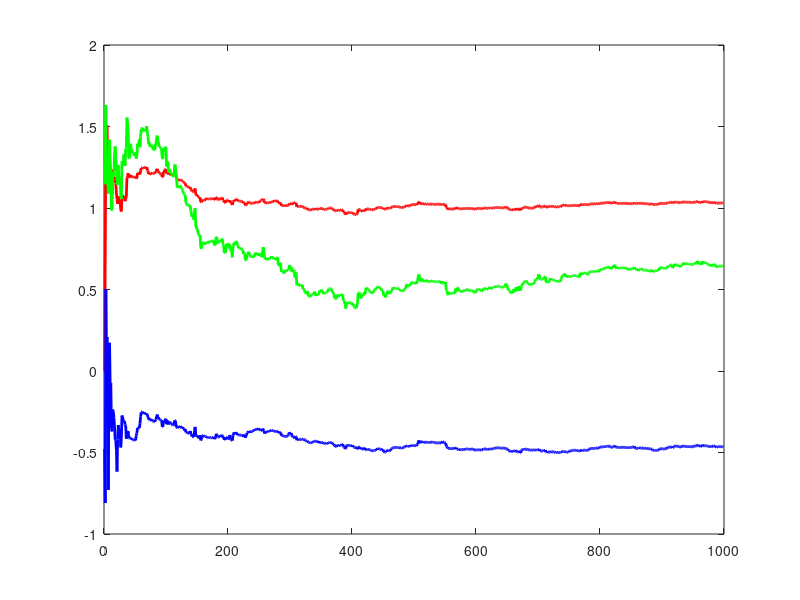

Write MATLAB code to recreate this figure. (Note: this script raises an error after producing the figure.)
% Parameters
N = 1000;
sigma2 = 0.5;

a_desired = 1; 
b_desired = 0.5;
c_desired = -0.5;

u = ones(N, 1);
y = zeros(N, 1);
E = load("e.mat");
e = E(1).e;

for t = 2:N
    u(t) = -0.32 * y(t-1);
    y(t) = -a_desired * y(t-1) + b_desired * u(t-1) + c_desired * e(t-1) + e(t);
end

theta_hat = zeros(3, 1); % [a, b, c]
P = 100 * eye(3);
phi = zeros(3, 1);

theta_store = zeros(3, N);
for t = 2:N
    phi = [-y(t-1); u(t-1); e(t-1)];
    epsilon = y(t) - phi' * theta_hat;
    K = P * phi / (phi' * P * phi + sigma2);
    theta_hat = theta_hat + K * epsilon;
    P = P - K * phi' * P;
    theta_store(:, t) = theta_hat;
end

figure;
plot(theta_store(1, 2:N), 'r', 'LineWidth', 2);
hold on;
plot(theta_store(2, 2:N), 'g', 'LineWidth', 2);
plot(theta_store(3, 2:N), 'b', 'LineWidth', 2);
yline(a_desired, '--r', 'Desired a');
yline(b_desired, '--g', 'Desired b');
yline(c_desired, '--b', 'Desired c');
xlabel('Sample');
legend('a estimate', 'b estimate', 'c estimate', 'Location', 'Southeast');
title('RLS Algorithm with 0.32*y feedback');
grid on;

